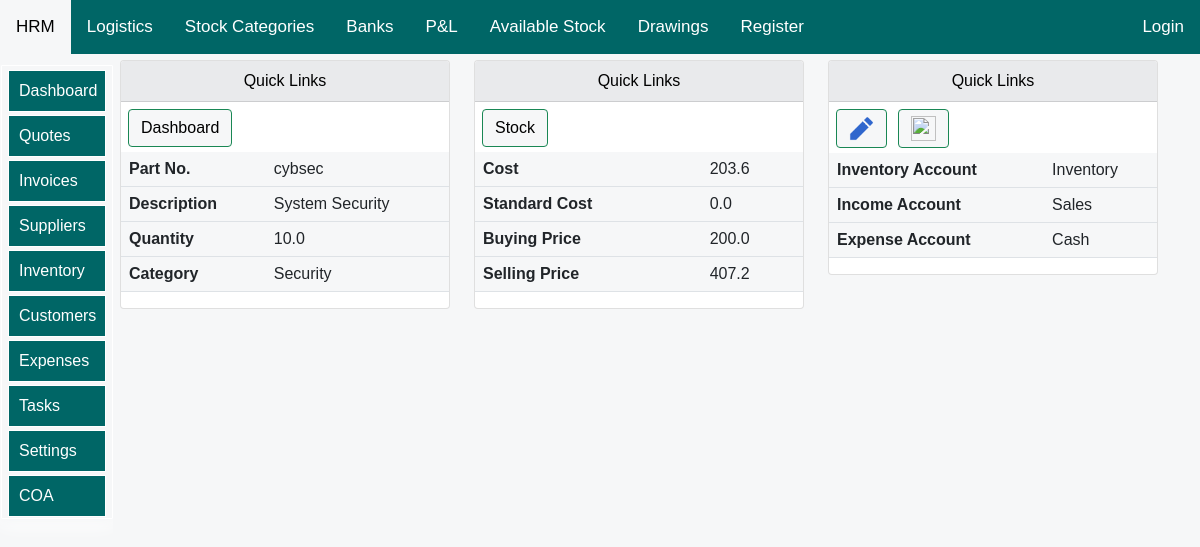
The app's page /View-Product-Details/14/ with its own data.
### allifmaalapp/models.py (models this page shows, shortened)
class AllifmaalStocksModel(models.Model):
    category=models.ForeignKey(AllifmaalStockCategoriesModel, blank=True, null=True,on_delete=models.SET_NULL,related_name='catinvtconrlnm')
    partNumber = models.CharField(max_length=20, blank=True, null=True,unique=True)# unique prevents data duplication
    description = models.CharField(max_length=30, blank=True, null=True)
    quantity=models.DecimalField(max_digits=10,blank=False,null=True,decimal_places=1,default=0)
    buyingPrice=models.DecimalField(max_digits=10,blank=False,null=True,decimal_places=1,default=0)
    unitcost=models.DecimalField(max_digits=10,blank=False,null=True,decimal_places=1,default=0)
    standardUnitCost=models.DecimalField(max_digits=10,blank=False,null=True,decimal_places=1,default=0)
    unitPrice=models.DecimalField(max_digits=10,blank=False,null=True,decimal_places=1,default=0)
    inventory_account=models.ForeignKey(AllifmaalChartOfAccountsModel, blank=False, null=True,on_delete=models.SET_NULL,related_name='coainvrelnm')
    income_account=models.ForeignKey(AllifmaalChartOfAccountsModel, blank=False, null=True,on_delete=models.SET_NULL,related_name='coaincomerelnm')
    expense_account=models.ForeignKey(AllifmaalChartOfAccountsModel, blank=False, null=True,on_delete=models.SET_NULL,related_name='coaexprelnm')

class AllifmaalStockCategoriesModel(models.Model):
    description = models.CharField(max_length=15, blank=False, null=True,unique=True)
    def __str__(self):
    		return str(self.description) # this will show up in the admin area

class AllifmaalChartOfAccountsModel(models.Model):
    mydefaultvalue=AllifmaalGeneralLedgersModel.objects.first()
    myitemid=mydefaultvalue.id
    Financial_Statement= [
    ('Income Statement','Income Statement'),
    ('Balance Sheet', 'Balance Sheet'),
    ]
    Account_nature= [
    ('Debit','Debit'),
    ('Credit', 'Credit'),
    ('Both', 'Both'),
    ]
    Account_Type= [
    ('Posting','Posting'),
    ('Heading', 'Heading'),
    ('Total', 'Total'),
    ('Begin-Total', 'Begin-Total'),
    ('End-Total', 'End-Total'),
    ]
    generalPosting=[
        ("sale","sale"),
        ("purchase","purchase"),
    ]
    code=models.CharField(max_length=20,blank=True,null=True,unique=True)
    description=models.CharField(max_length=30,blank=True,null=True,unique=True)
    balance=models.DecimalField(max_digits=10,blank=False,null=True,decimal_places=1,default=0)
    statement=models.CharField(choices=Financial_Statement,max_length=20,blank=True,null=True)
    category=models.ForeignKey(AllifmaalGeneralLedgersModel, blank=True, null=True, on_delete=models.SET_NULL,related_name='coaglrelname',default=myitemid)
    nature=models.CharField(choices=Account_nature,max_length=20,blank=True,null=True)
    type=models.CharField(choices=Account_Type,max_length=20,blank=True,null=True)
    posting=models.CharField(choices=generalPosting,max_length=20,blank=True,null=True)

### allifmaalapp/views.py (the view)
# urls.py: path('View-Product-Details/<str:pk>/', views.allifmaalProductFullDetails, name="allifmaalProductFullDetails"),
def allifmaalProductFullDetails(request,pk):
    title="Product details"
    product =AllifmaalStocksModel.objects.get(id=pk)
    context={"product":product,"title":title,}
    return render(request,'allifmaalapp/inventory/allifproductdetails.html',context)

### allifmaalapp/templates/allifmaalapp/inventory/allifproductdetails.html (shortened to what this page needs)
{% extends 'allifmaalapp/bases/allifbase.html'%}
{% load static %}
{% load crispy_forms_tags %}
{% block title %}
{% load humanize %}
{% endblock %}
{% block style %}
<link href="{% static 'css/bootstrap.min.css' %}" rel="stylesheet">
<link rel="stylesheet" href="https://use.fontawesome.com/releases/v5.15.2/css/all.css"
>
<link href="{% static 'js/jquery-ui-1.12.1/jquery-ui.min.css' %}" rel="stylesheet">
<link href="{% static 'js/jquery-ui-1.12.1/jquery-ui.structure.min.css' %}" rel="stylesheet">
<link href="{% static 'js/jquery-ui-1.12.1/jquery-ui.theme.min.css' %}" rel="stylesheet">
   {%endblock%}
   {% block body %}
<div class="container">
<div class="row mt-12" >
<div class="col-md-4">
    <div class="card">
        <div id="allif-section-headers" class="card-header ">
            Quick Links
        </div>
        <div >
    <a  href="">
    <button id="allif-link-buttons" type="button" class="btn btn-success mybuttonlinks" >
    Dashboard</button></a>
    </div>
      <table class="table">
        <tbody>
            <tr>
                <th>Part No.</th>
                <td>{{product.partNumber}}</td>
                </tr>
            <tr>
                <th>Description</th>
                <td>{{product.description}}</td>
                </tr>
                <tr>
                <th>Quantity</th>
                <td>{{product.quantity}}</td>
                </tr>
                <tr>
                    <th>Category</th>
                    <td>{{product.category}}</td>
                    </tr>
        </tbody>
        </table>
            </div>
        </div>
<div class="col-md-4">
    <div class="card">
        <div id="allif-section-headers" class="card-header ">
            Quick Links
        </div>
        <div >
        <a  href="{% url 'allifmaalapp:allifmaal_inventory' %}">
        <button id="allif-link-buttons" type="button" class="btn btn-success mybuttonlinks" >
        Stock</button></a>
        </div>
      <table class="table">
        <tbody>
        <tr>
        <th>Cost</th>
        <td>{{product.unitcost}}</td>
        </tr>
        <tr>
            <th>Standard Cost</th>
            <td>{{product.standardUnitCost}}</td>
            </tr>
            <tr>
                <th>Buying Price</th>
                <td>{{product.buyingPrice}}</td>
                </tr>
        <tr>
        <th>Selling Price</th>
        <td>{{product.unitPrice}}</td>
        </tr>
  </tbody>
  </table>
            </div>
        </div>
<div class="col-md-4">
    <div class="card">
        <div id="allif-section-headers" class="card-header ">
            Quick Links
        </div>
        <div >
            <a  href="{% url 'allifmaalapp:allifmaalUpdateStockDetails' product.id %}">
                <button id="allif-link-buttons" type="button" class="btn btn-success mybuttonlinks" >
                    <img src="{% static 'images/edit.png'%}" width="25"></button></a>
    <a  href="{% url 'allifmaalapp:deleteStockItem' product.id %}">
    <button id="allif-link-buttons" type="button" class="btn btn-success mybuttonlinks" >
        <img src="{% static 'images/delete.png'%}" width="25"></button></a>
    </div>
      <table class="table">
        <tbody>
            <tr>
                <th>Inventory Account</th>
                <td>{{product.inventory_account.description}}</td>
                </tr>
                <tr>
                <th>Income Account</th>
                <td>{{product.income_account.description}}</td>
                </tr>
                <tr>
                    <th>Expense Account</th>
                    <td>{{product.expense_account.description}}</td>
                    </tr>
        </tbody>
        </table>
            </div>
        </div>
    </div>
</div>
   {% endblock %}

### allifmaalapp/templates/allifmaalapp/inventory/allifproductdetails.html (style rules this page uses)
body { font-size: 2rem; opacity: 1; position:sticky; overflow: auto; text-align: left; max-width: 100%; background-color: #F6F7F8; margin: auto; padding: auto; }
.container { background-color: #F6F7F8; }
table { background-color: #F6F7F8; }
.mybuttonlinks { margin-top: 7px; margin-left: 7px; margin-bottom: 5px; }
#allif-section-headers { background-color: #e9eaec; color: black; font-size: 16px; text-align: center; }
#allif-link-buttons { background-color: #F6F7F8; color: black; }
@media screen and (min-width:1000px) and (max-width:2000px) { .container { margin-top: 10px; display: block; font-size: 0.95rem; margin-left:auto ; margin-right: auto; margin: auto; padding-left: 90px; } }

### allifmaalapp/templates/allifmaalapp/bases/topnavbar.html (style rules this page uses)
body { margin: 0; font-family: Arial, Helvetica, sans-serif; }

### allifmaalapp/templates/allifmaalapp/bases/sidenavbar.html (style rules this page uses)
:root { --sidebar_font_size:1.0rem; }

### records on screen
AllifmaalStocksModel: partNumber "cybsec", description "System Security", quantity "10.0", category "Security", unitcost "203.6", standardUnitCost "0.0", buyingPrice "200.0", unitPrice "407.2", inventory_account.description "Inventory", income_account.description "Sales", expense_account.description "Cash"
